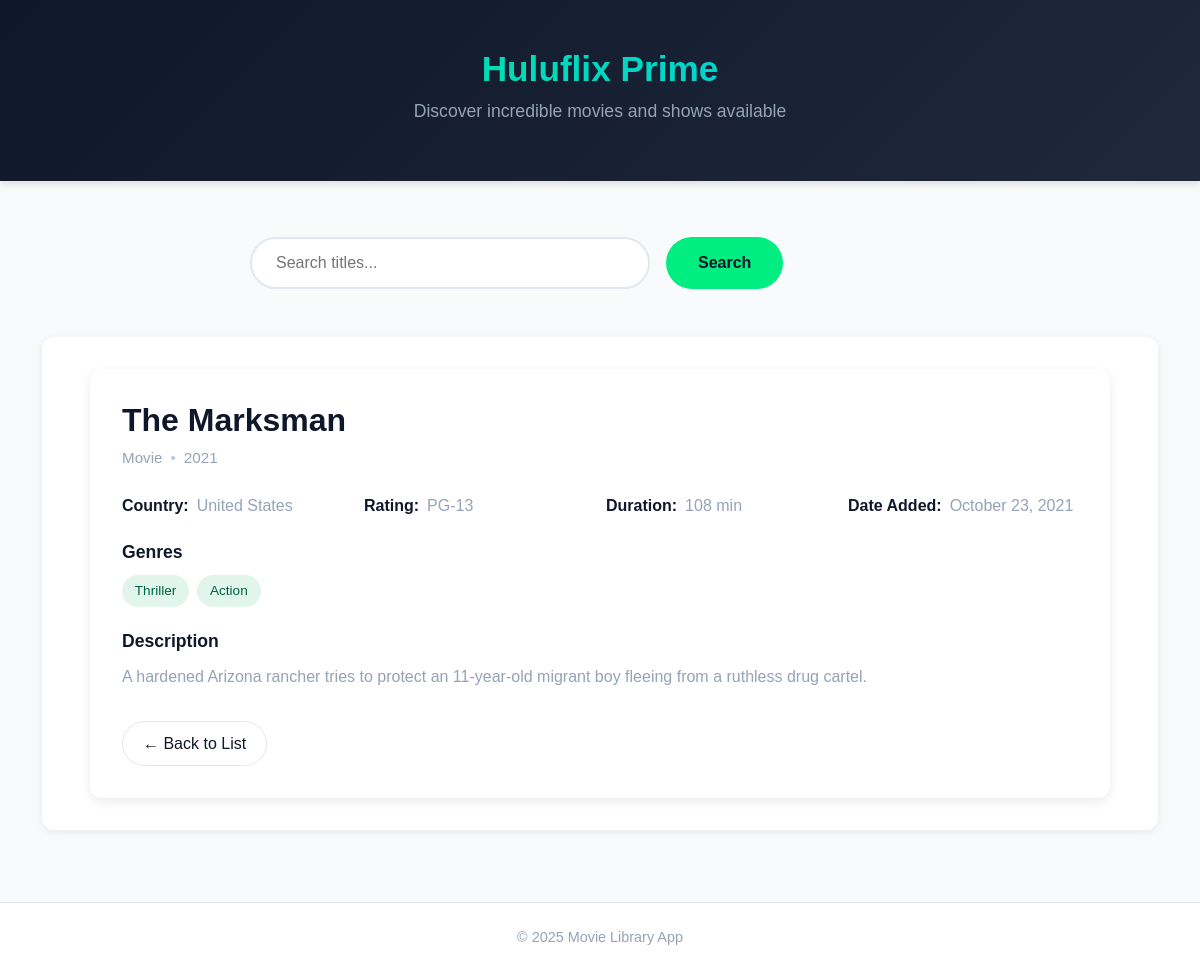
/titles/s3, run on the app's committed database.
### models.py (models this page shows)
class Title(db.Model):
    id = db.Column(db.String, primary_key=True)
    type = db.Column(db.String)
    title = db.Column(db.String)
    country = db.Column(db.String)
    date_added = db.Column(db.String)
    release_year = db.Column(db.Integer)
    rating = db.Column(db.String)
    duration = db.Column(db.String)
    description = db.Column(db.String)
    poster_url = db.Column(db.String)
    genres = db.relationship('Genre', secondary='title_genre', back_populates='titles')

class Genre(db.Model):
    id = db.Column(db.Integer, primary_key=True)
    name = db.Column(db.String, unique=True)
    titles = db.relationship('Title', secondary='title_genre', back_populates='genres')

### app.py (the view)
@app.route('/titles/<title_id>')
def title_detail(title_id):
    title = Title.query.get(title_id)
    if not title:
        abort(404)
    return render_template('title_detail.html', title=title)

### templates/title_detail.html (shortened to what this page needs)
{% extends "base.html" %}
{% block content %}
<div class="detail-container">
    <div class="detail-card">
        <div class="detail-grid">
            <div class="info-col">
                <div class="info-content">
                    <h1 class="title">{{ title.title }}</h1>
                    <div class="meta">
                        <span class="type">{{ title.type }}</span>
                        <span class="separator">•</span>
                        <span class="year">{{ title.release_year }}</span>
                    </div>
                    <div class="details-section">
                        <div class="detail-row">
                            <span class="detail-label">Country:</span>
                            <span class="detail-value">{{ title.country or 'N/A' }}</span>
                        </div>
                        <div class="detail-row">
                            <span class="detail-label">Rating:</span>
                            <span class="detail-value">{{ title.rating or 'N/A' }}</span>
                        </div>
                        <div class="detail-row">
                            <span class="detail-label">Duration:</span>
                            <span class="detail-value">{{ title.duration or 'N/A' }}</span>
                        </div>
                        <div class="detail-row">
                            <span class="detail-label">Date Added:</span>
                            <span class="detail-value">{{ title.date_added or 'N/A' }}</span>
                        </div>
                    </div>
                    <div class="genres-section">
                        <h3 class="section-title">Genres</h3>
                        <div class="genre-tags">
                            {% for genre in title.genres %}
                                <span class="genre-tag">{{ genre.name }}</span>
                            {% else %}
                                <span class="no-genres">No genres listed</span>
                            {% endfor %}
                        </div>
                    </div>
                    <div class="description-section">
                        <h3 class="section-title">Description</h3>
                        <p class="description">{{ title.description or 'No description available.' }}</p>
                    </div>
                    <a href="{{ url_for('index', page=1) }}" class="back-button">
                        ← Back to List
                    </a>
                </div>
            </div>
        </div>
    </div>
</div>
{% endblock %}

### static/styles.css (style rules this page uses)
:root { --primary: #00ED82; --primary-dark: #00D673; --dark: #0F172A; --light: #F8FAFC; --gray: #94A3B8; --light-gray: #E2E8F0; }
body { font-family: 'Poppins', sans-serif; background-color: var(--light); color: var(--dark); min-height: 100vh; display: flex; flex-direction: column; }
.detail-container { max-width: 1200px; margin: 0 auto; padding: 0 1rem; }
.detail-card { background: white; border-radius: 12px; box-shadow: 0 4px 12px rgba(0, 0, 0, 0.08); overflow: hidden; }
.detail-grid { display: flex; flex-direction: row; }
.info-col { flex: 1; padding: 2rem; }
.title { font-size: 2rem; font-weight: 700; margin-bottom: 0.5rem; color: var(--dark); }
.meta { display: flex; align-items: center; gap: 0.5rem; color: var(--gray); margin-bottom: 1.5rem; font-size: 0.95rem; }
.separator { opacity: 0.6; }
.details-section { display: grid; grid-template-columns: repeat(auto-fill, minmax(200px, 1fr)); gap: 0.75rem; margin-bottom: 1.5rem; }
.detail-row { display: flex; gap: 0.5rem; }
.detail-label { font-weight: 600; color: var(--dark); }
.detail-value { color: var(--gray); }
.section-title { font-size: 1.1rem; font-weight: 600; margin-bottom: 0.75rem; color: var(--dark); }
.genre-tags { display: flex; flex-wrap: wrap; gap: 0.5rem; margin-bottom: 1.5rem; }
.genre-tag { background-color: #E2F5ED; color: #006341; padding: 0.35rem 0.8rem; border-radius: 50px; font-size: 0.85rem; font-weight: 500; }
.description { line-height: 1.6; color: var(--gray); margin-bottom: 2rem; }
.back-button { display: inline-flex; align-items: center; padding: 0.6rem 1.25rem; background-color: white; color: var(--dark); border: 1px solid var(--light-gray); border-radius: 50px; text-decoration: none; font-weight: 500; transition: all 0.2s ease; }

### data on the page
Title: title "The Marksman", type "Movie", release_year "2021", country "United States", rating "PG-13", duration "108 min", date_added "October 23, 2021", description "A hardened Arizona rancher tries to protect an 11-year-old migrant boy fleeing from a ruthless drug cartel."
Genre: name "Thriller"
Genre: name "Action"
